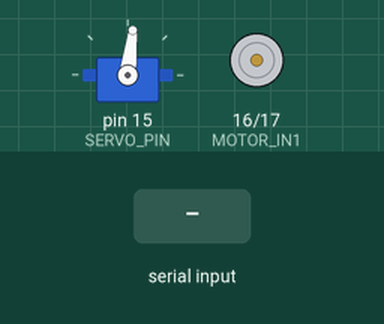
Simulated run of this sketch. Board: Arduino Uno, built with avr-gcc and run on an emulated ATmega328P. Shown: servo, motor-driver pin pairs drawn as motors (green arrow = first pin HIGH = forward, orange = second pin HIGH = backward, longer = more drive, scaled by the enable pin). The test bench sets the inputs (shaded band).

Above: at 2.2 s.
2.3 s: "F" received over Serial
At 2.7 s:
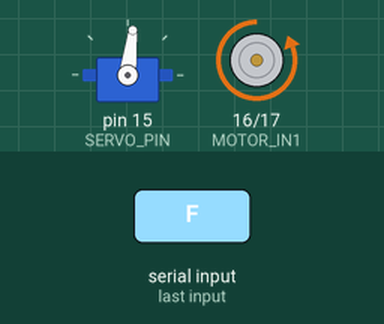
4.3 s: "B" received over Serial
At 4.7 s:
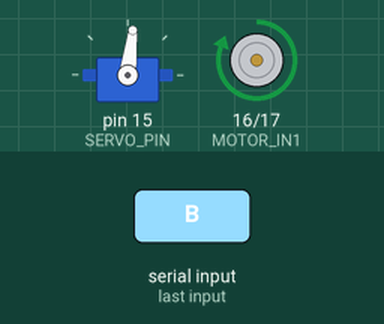
6.3 s: "L" received over Serial
At 7.2 s:
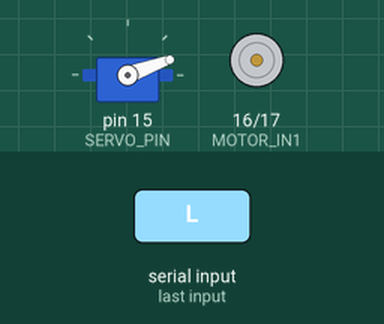
7.8 s: "R" received over Serial
At 8.3 s:
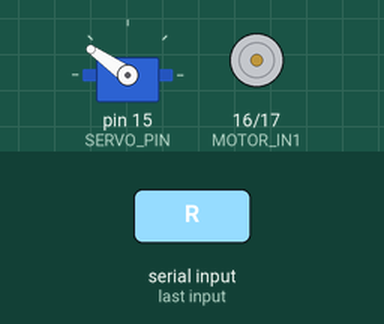
9.3 s: "F" received over Serial
At 9.55 s:
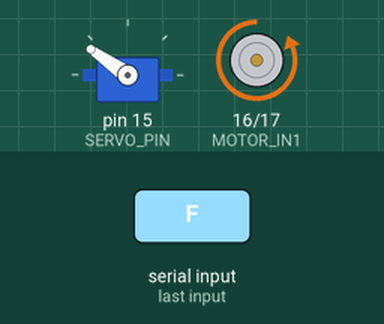
11.2 s: "C" received over Serial
At 12.1 s:
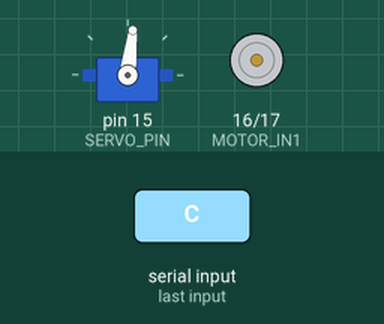
Timing chart, 0 to 13.7 s (numbered marks = the images above; inputs shaded):
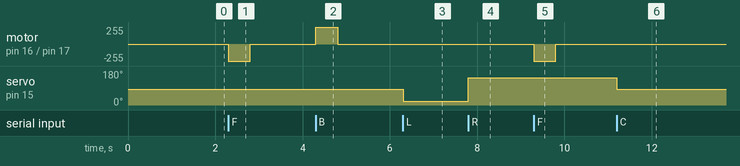

The sketch:

sketch_sep22a.ino
```cpp
#include <Servo.h>

// =====================================================
// WRO 2026 FUTURE ENGINEERS
// TEAM 6001
// LOW LEVEL CONTROLLER
// Raspberry Pi Pico W
// =====================================================


// =====================================================
// SERVO
// =====================================================

#define SERVO_PIN 15

#define STEER_LEFT     20
#define STEER_CENTER   83
#define STEER_RIGHT   145

Servo steering;


// =====================================================
// L293D MOTOR DRIVER
// =====================================================

#define MOTOR_IN1 16
#define MOTOR_IN2 17
#define MOTOR_EN  18


// =====================================================
// MOTOR SPEED
// =====================================================

int motorSpeed = 255;


// =====================================================
// FAILSAFE
// =====================================================

unsigned long lastCommandTime = 0;

const unsigned long COMMAND_TIMEOUT = 500;


// =====================================================
// MOTOR FORWARD
// =====================================================

void motorForward()
{
  // Direction corrected after physical testing

  digitalWrite(MOTOR_IN1, LOW);
  digitalWrite(MOTOR_IN2, HIGH);

  analogWrite(MOTOR_EN, motorSpeed);
}


// =====================================================
// MOTOR BACKWARD
// =====================================================

void motorBackward()
{
  digitalWrite(MOTOR_IN1, HIGH);
  digitalWrite(MOTOR_IN2, LOW);

  analogWrite(MOTOR_EN, motorSpeed);
}


// =====================================================
// MOTOR STOP
// =====================================================

void motorStop()
{
  analogWrite(MOTOR_EN, 0);

  digitalWrite(MOTOR_IN1, LOW);
  digitalWrite(MOTOR_IN2, LOW);
}


// =====================================================
// COMMAND PROCESSOR
// =====================================================

void processCommand(char cmd)
{
  lastCommandTime = millis();

  switch (cmd)
  {

    // ---------------------------------
    // Forward
    // ---------------------------------

    case 'F':

      motorForward();

      break;


    // ---------------------------------
    // Backward
    // ---------------------------------

    case 'B':

      motorBackward();

      break;


    // ---------------------------------
    // Stop
    // ---------------------------------

    case 'S':

      motorStop();

      break;


    // ---------------------------------
    // Steering Left
    // ---------------------------------

    case 'L':

      steering.write(STEER_LEFT);

      break;


    // ---------------------------------
    // Steering Right
    // ---------------------------------

    case 'R':

      steering.write(STEER_RIGHT);

      break;


    // ---------------------------------
    // Steering Center
    // ---------------------------------

    case 'C':

      steering.write(STEER_CENTER);

      break;
  }
}


// =====================================================
// SETUP
// =====================================================

void setup()
{

  // USB communication with Raspberry Pi

  Serial.begin(115200);


  // Motor pins

  pinMode(MOTOR_IN1, OUTPUT);
  pinMode(MOTOR_IN2, OUTPUT);
  pinMode(MOTOR_EN, OUTPUT);


  // Stop motor at startup

  motorStop();


  // Steering

  steering.attach(SERVO_PIN);

  steering.write(STEER_CENTER);


  delay(1000);


  lastCommandTime = millis();
}


// =====================================================
// LOOP
// =====================================================

void loop()
{

  // ==========================================
  // RECEIVE COMMAND FROM RASPBERRY PI
  // ==========================================

  while (Serial.available())
  {

    char command = Serial.read();

    processCommand(command);

  }


  // ==========================================
  // FAILSAFE
  // ==========================================

  if (millis() - lastCommandTime > COMMAND_TIMEOUT)
  {

    motorStop();

  }
}
```

Measured:
- after the input at 2.3 s, motor on pin 16 (MOTOR_IN1) / pin 17 (MOTOR_IN2): stopped → backward 255/255 at once, → stopped 0.50 s later
- after the input at 4.3 s, motor on pin 16 (MOTOR_IN1) / pin 17 (MOTOR_IN2): stopped → forward 255/255 at once, → stopped 0.50 s later
- after the input at 6.3 s, servo on pin 15 (SERVO_PIN): 83° → 20° at once
- after the input at 7.8 s, servo on pin 15 (SERVO_PIN): 20° → 145° at once
- after the input at 9.3 s, motor on pin 16 (MOTOR_IN1) / pin 17 (MOTOR_IN2): stopped → backward 255/255 at once, → stopped 0.50 s later
- after the input at 11.2 s, servo on pin 15 (SERVO_PIN): 145° → 83° at once
